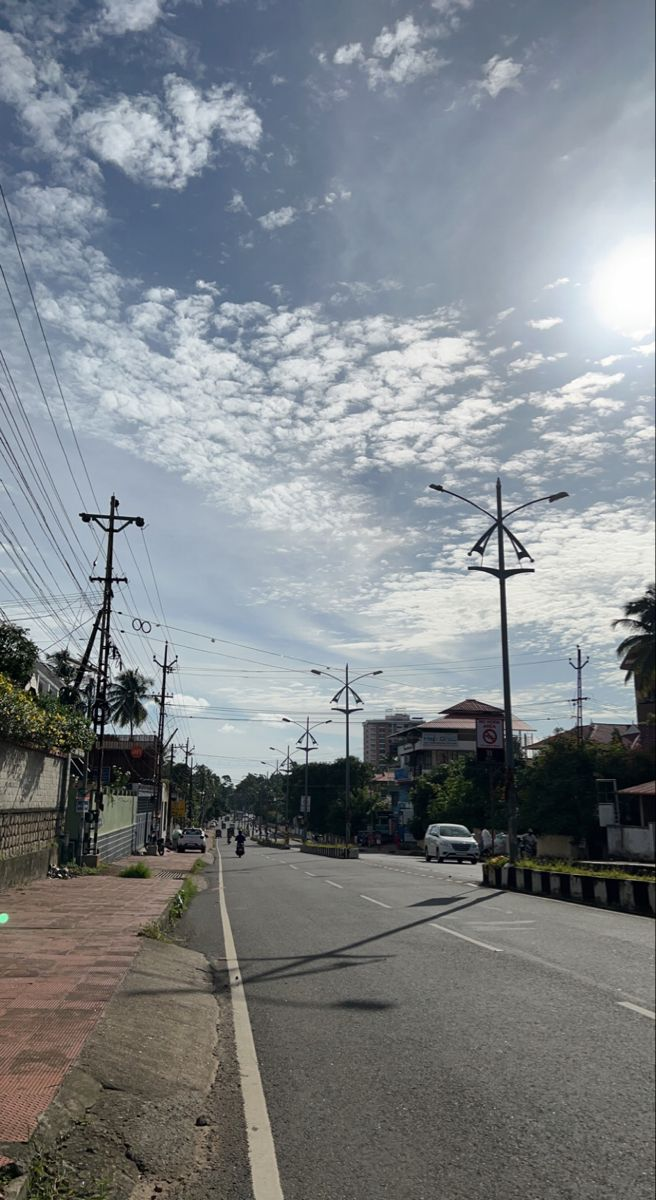
#> input picture lane line detection/input/Thrissur.jpeg, 656 x 1200 px
$ python lanelinecode.py
#> lines starting #> are read from the running program, lines starting #| are printed output that depends on the picture; after the words box and inside, x2 and y2 are one past the last pixel; in counts of white or black regions, pixels touching at a corner belong together

import cv2
import numpy as np
import os

# Step 1: Create input and output folders if missing
os.makedirs("input", exist_ok=True)
os.makedirs("output", exist_ok=True)

# Step 2: Define region of interest
def region_of_interest(image):
    height = image.shape[0]
    polygons = np.array([
        [(100, height), (image.shape[1]-100, height), (image.shape[1]//2, int(height/2) + 50)]
    ])
    mask = np.zeros_like(image)
    cv2.fillPoly(mask, polygons, 255)
    masked = cv2.bitwise_and(image, mask)
    return masked

# Step 3: Detect edges using Canny
def detect_edges(image):
    gray = cv2.cvtColor(image, cv2.COLOR_BGR2GRAY)
    blur = cv2.GaussianBlur(gray, (5, 5), 0)
    edges = cv2.Canny(blur, 50, 150)
    return edges

# Step 4: Detect and draw lines
def detect_lines(image, original):
    lines = cv2.HoughLinesP(image, 1, np.pi/180, 50, minLineLength=100, maxLineGap=50)
    line_image = np.zeros_like(original)
    if lines is not None:
        for line in lines:
            x1, y1, x2, y2 = line[0]
            cv2.line(line_image, (x1, y1), (x2, y2), (0, 255, 0), 5)
    combined = cv2.addWeighted(original, 0.8, line_image, 1, 1)
    return combined

# Step 5: Process image
def process_image(inputroadjpeg):
#> called with inputroadjpeg = 'input/Thrissu.jpg'
    image = cv2.imread("input/Thrissur.jpeg")
#> image is the input picture: shape (1200, 656, 3); mean B, G, R 136.8, 132.4, 126.9
    if image is None:
        print("❌ Error: Could not read image. Make sure road.jpg is in the 'input' folder.")
        return
    edges = detect_edges(image)
#> in detect_edges, `edges = cv2.Canny(blur, 50, 150)`:
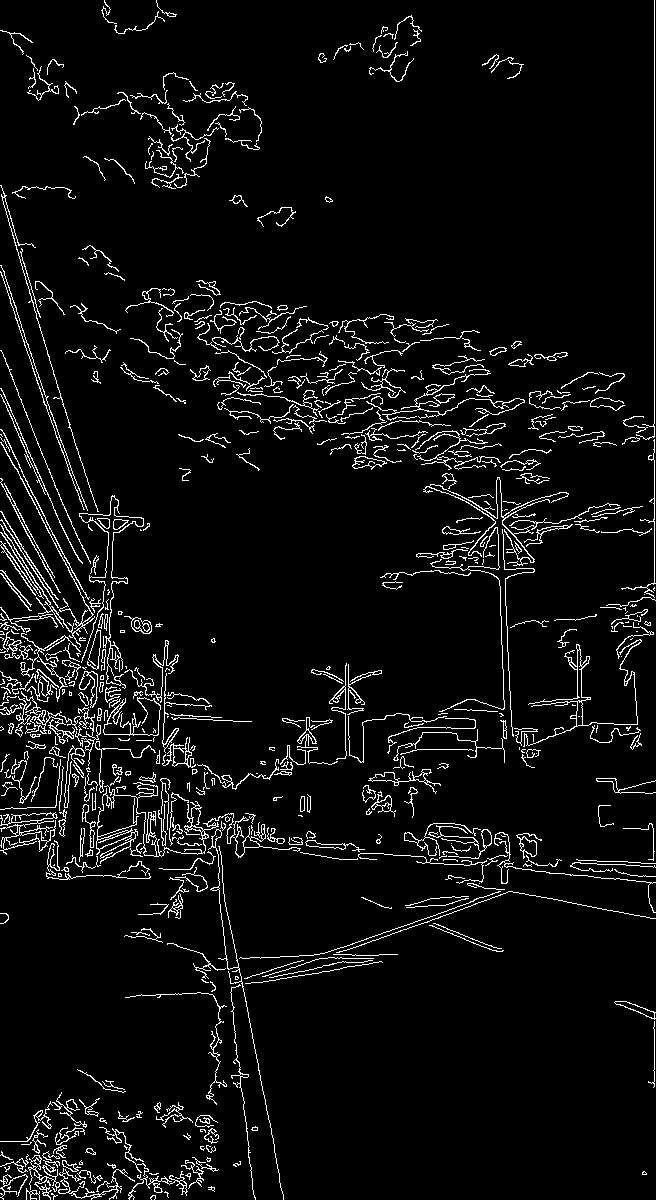
#> edges: shape (1200, 656); 5.4% white in thin lines or dots
    cropped = region_of_interest(edges)
#> in region_of_interest, `cv2.fillPoly(mask, polygons, 255)`:
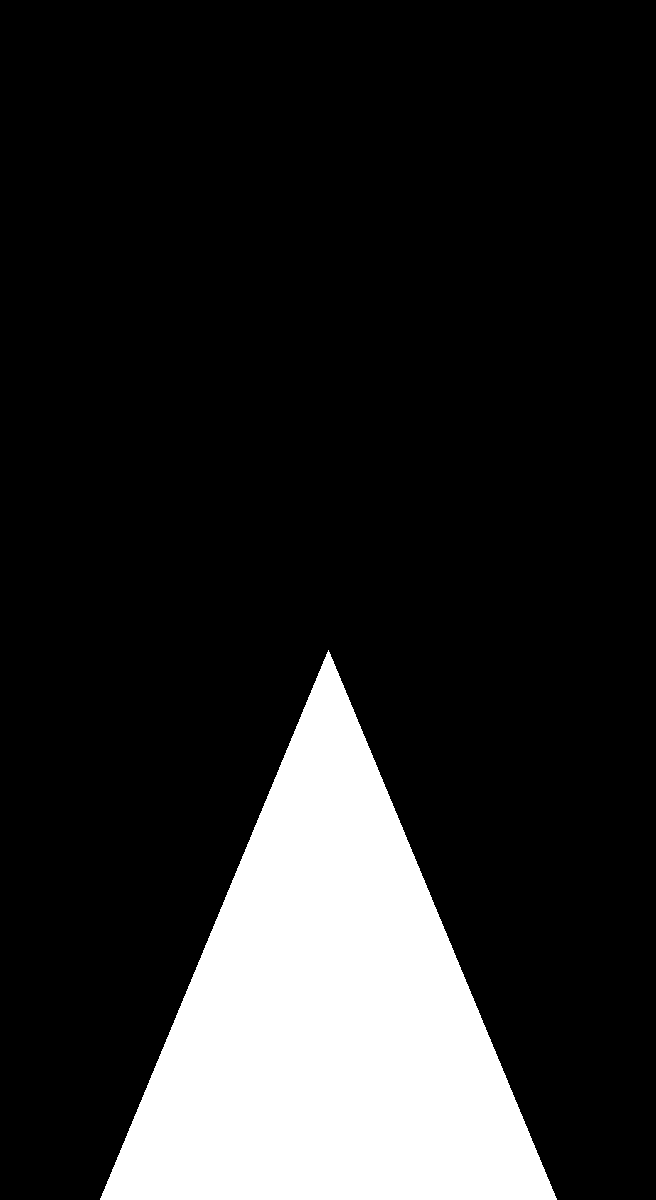
#> mask: shape (1200, 656); 16% white; 1 white region, box (x1, y1, x2, y2) and area: (100, 650, 557, 1200) 125950
#> in region_of_interest, `masked = cv2.bitwise_and(image, mask)`:
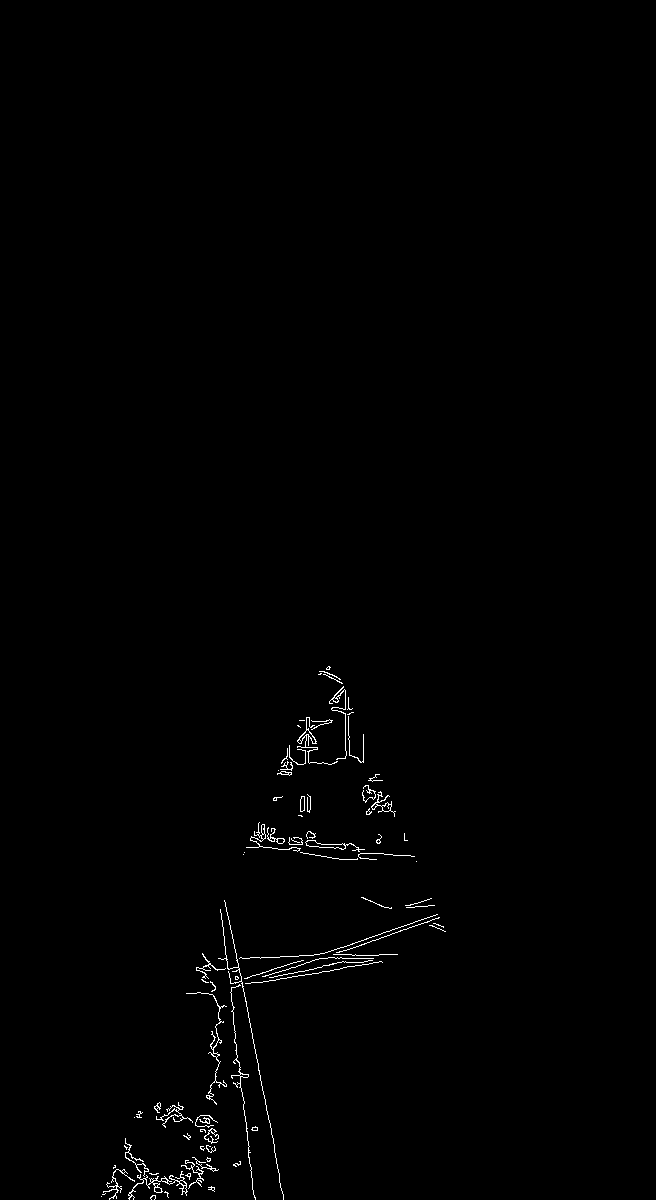
#> masked: shape (1200, 656); 0.64% white in thin lines or dots, all inside (x1, y1, x2, y2) = (101, 666, 446, 1200)
    result = detect_lines(cropped, image)
#> in detect_lines, `lines = cv2.HoughLinesP(image, 1, np.pi/180, 50, minLineLength=100, ma..`: lines = 21 rows, first 6: [231, 930, 283, 1197], [213, 995, 439, 917], [220, 909, 255, 1199], [215, 988, 389, 931], [256, 847, 329, 667], [201, 993, 381, 961]
#> the loop in detect_lines, `for line in lines:` made 21 passes
#> (x1, y1, x2, y2) on passes 1 to 12: (231, 930, 283, 1197), (213, 995, 439, 917), (220, 909, 255, 1199), (215, 988, 389, 931), (256, 847, 329, 667), (201, 993, 381, 961), (192, 993, 373, 962), (231, 1011, 254, 1197), (250, 838, 395, 855), (280, 956, 397, 954), (266, 847, 289, 745), (182, 1190, 218, 1064)
#> after the loop in detect_lines, `for line in lines:`:
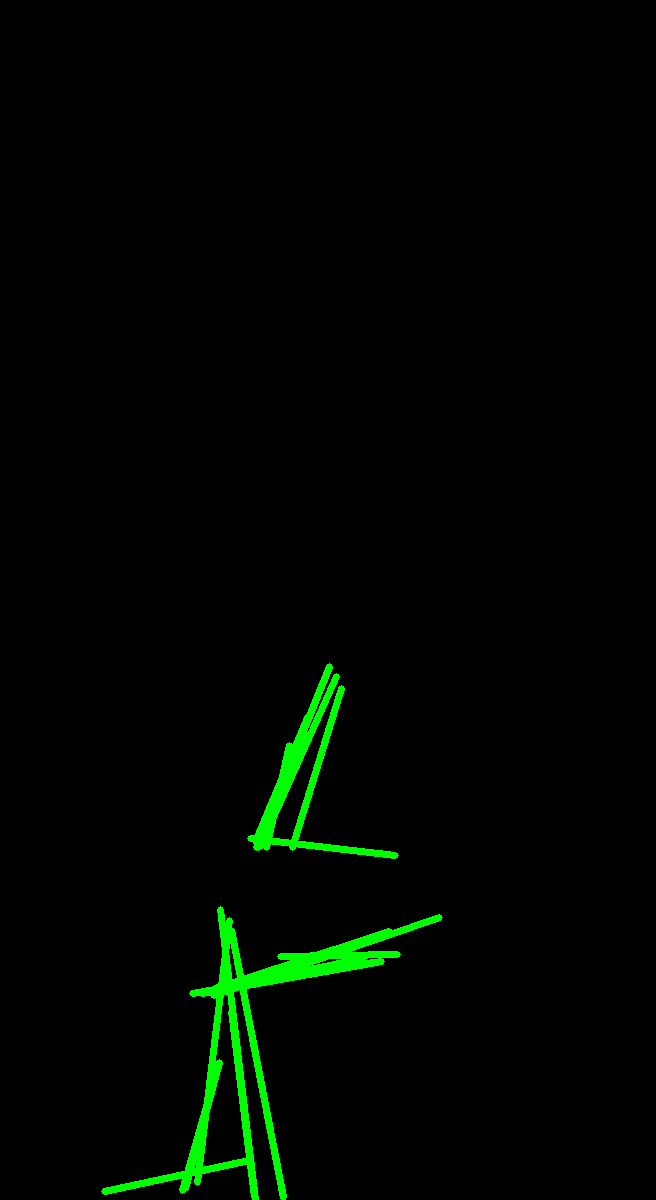
#> line_image: shape (1200, 656, 3); mean of channels 0, 1, 2 0, 5.5, 0; drawn as B, G, R
#> in detect_lines, `combined = cv2.addWeighted(original, 0.8, line_image, 1, 1)`:
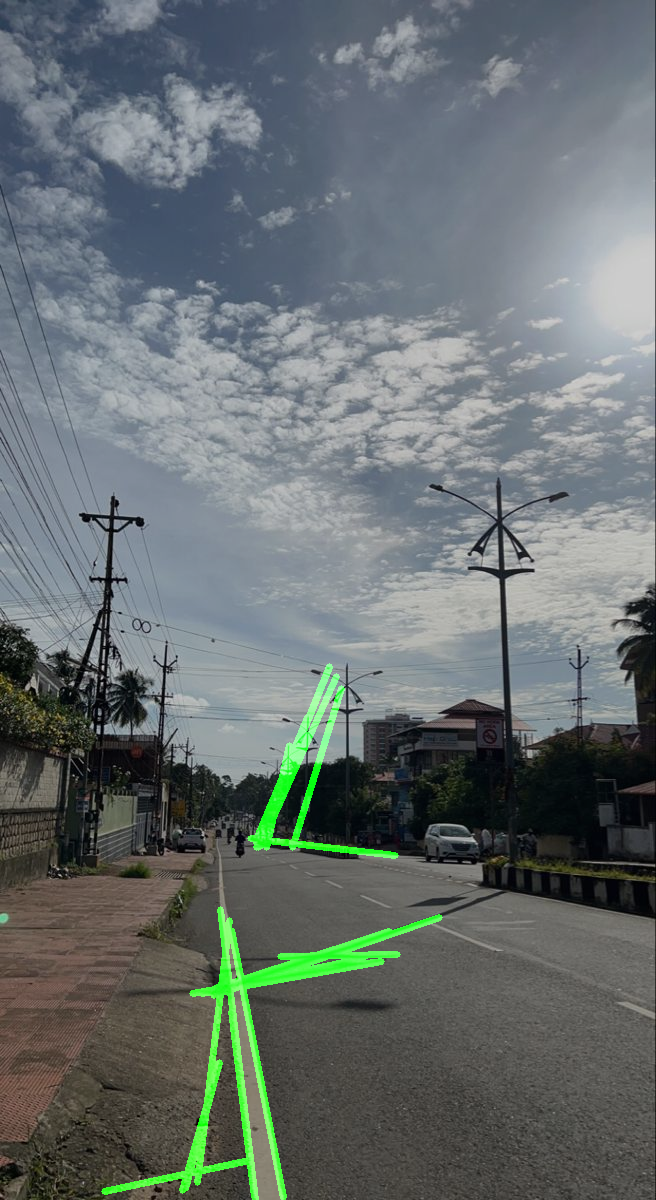
#> combined: shape (1200, 656, 3); mean B, G, R 110.5, 110.6, 102.5
    output_path = os.path.join("output", "lane_output.jpg")
    cv2.imwrite(output_path, result)
    print(f"✅ Lane-detected image saved at: {output_path}")
    cv2.imshow("Lane Detection Result", result)
    cv2.waitKey(0)
    cv2.destroyAllWindows()

# Step 6: Run the program
input_image_path = os.path.join("input", "Thrissu.jpg")
process_image(input_image_path)

$ run again, with lane line detection/input/df.jpeg copied over lane line detection/input/Thrissur.jpeg
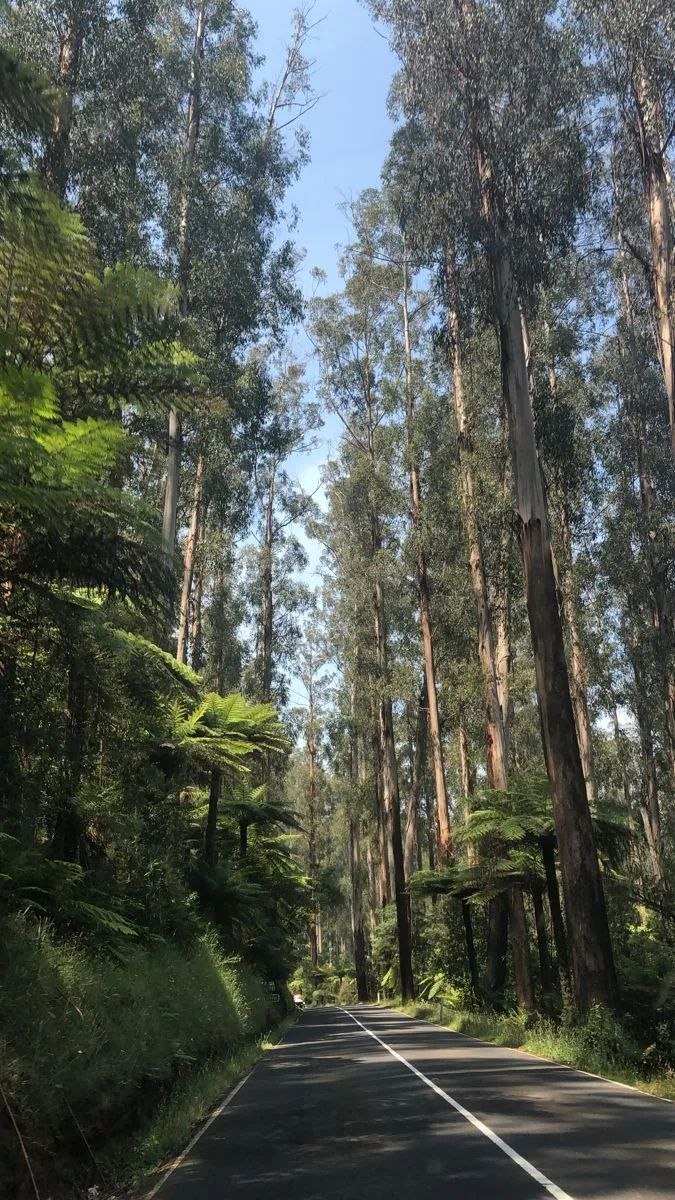
#> input picture lane line detection/input/df.jpeg, 675 x 1200 px
#> in process_image, image is the input picture: shape (1200, 675, 3); mean B, G, R 79.6, 87, 81.5
#> in detect_edges, `edges = cv2.Canny(blur, 50, 150)`:
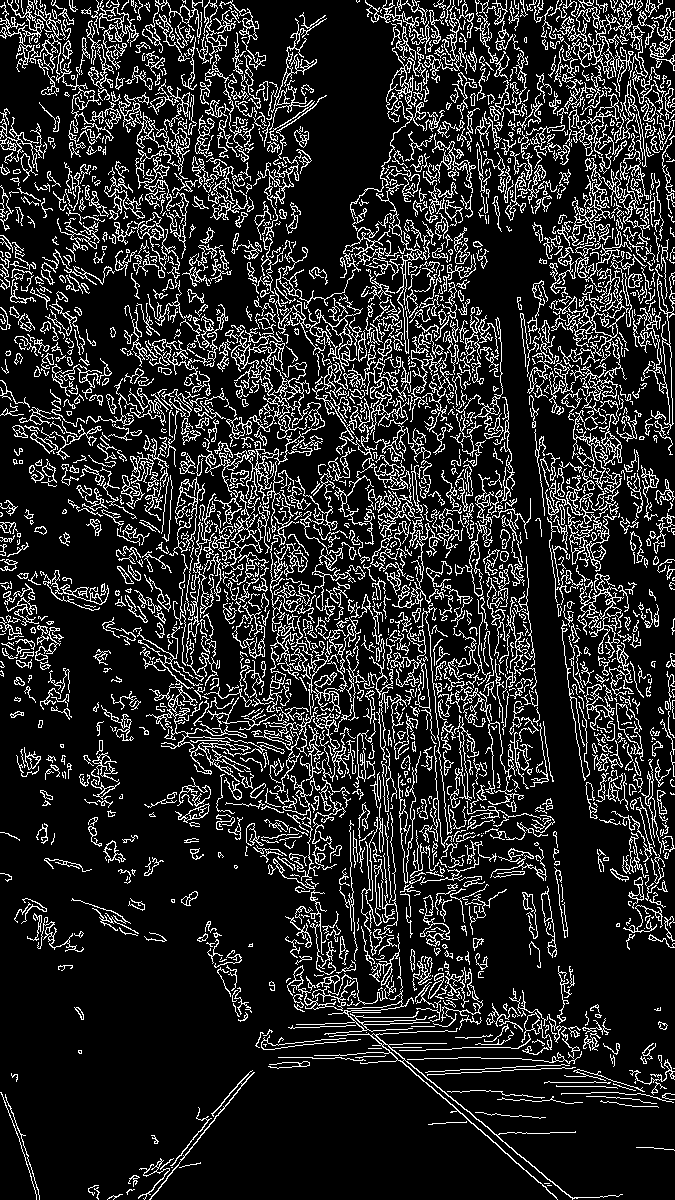
#> edges: shape (1200, 675); 15.9% white in thin lines or dots
#> mask: shape (1200, 675); 16.2% white; 1 white region, box (x1, y1, x2, y2) and area: (100, 650, 576, 1200) 131175
#> masked: shape (1200, 675); 1.7% white in thin lines or dots, all inside (x1, y1, x2, y2) = (107, 652, 575, 1200)
#> lines = 102 rows, first 6: [297, 968, 572, 1199], [150, 1199, 418, 867], [296, 970, 546, 1187], [145, 1198, 421, 858], [363, 733, 374, 1062], [340, 660, 361, 1063]
#> the loop in detect_lines, `for line in lines:` made 102 passes
#> in detect_lines, `combined = cv2.addWeighted(original, 0.8, line_image, 1, 1)`:
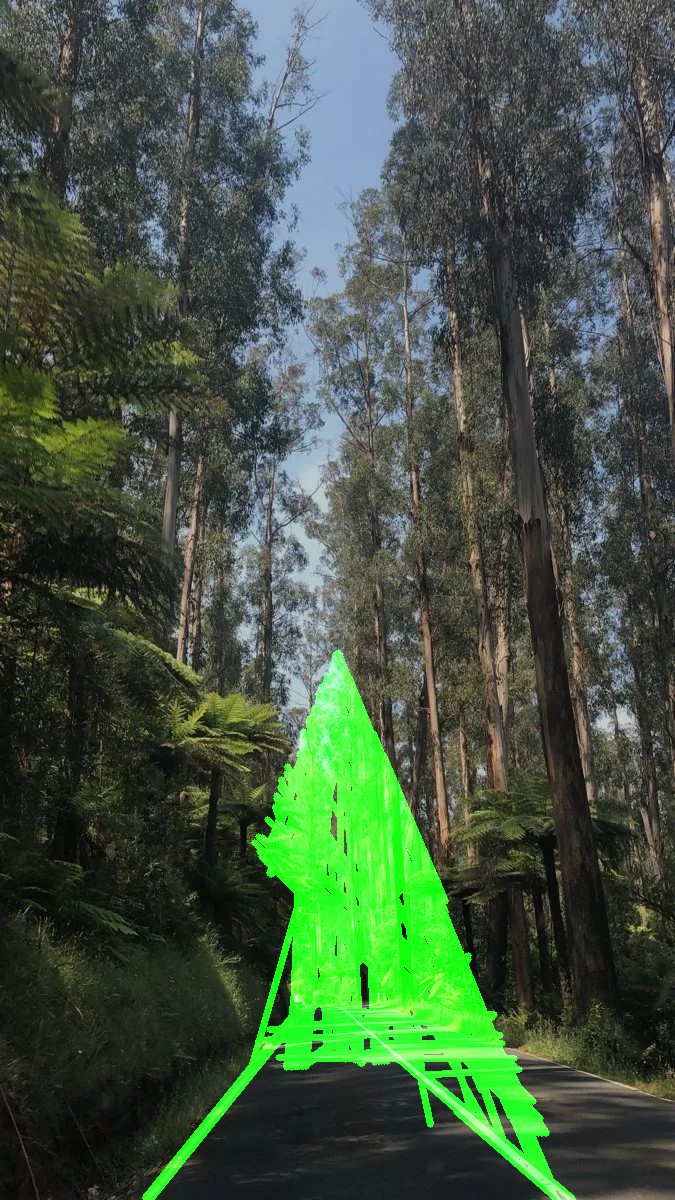
#> combined: shape (1200, 675, 3); mean B, G, R 64.7, 85.7, 66.2
